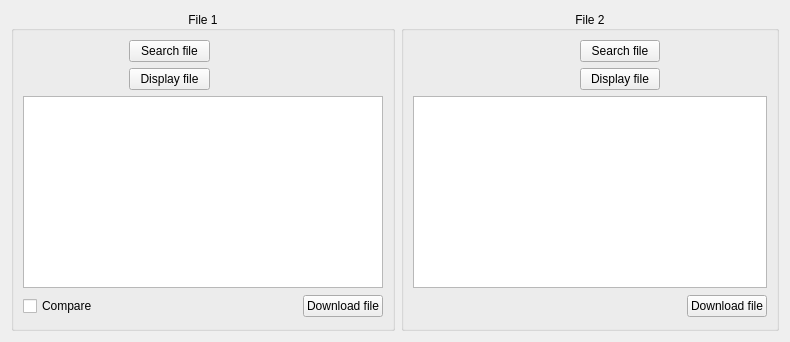
      <widget class="QWidget" name="tab_2">
       <attribute name="title">
        <string>Search</string>
       </attribute>
       <layout class="QGridLayout" name="gridLayout_4">
        <item row="0" column="1">
         <widget class="QGroupBox" name="file2Group">
          <property name="title">
           <string>File 2</string>
          </property>
          <property name="alignment">
           <set>Qt::AlignCenter</set>
          </property>
          <layout class="QGridLayout" name="gridLayout_6">
           <item row="0" column="0">
            <spacer name="horizontalSpacer_7">
             <property name="orientation">
              <enum>Qt::Horizontal</enum>
             </property>
             <property name="sizeType">
              <enum>QSizePolicy::Maximum</enum>
             </property>
             <property name="sizeHint" stdset="0">
              <size>
               <width>161</width>
               <height>20</height>
              </size>
             </property>
            </spacer>
           </item>
           <item row="0" column="1">
            <widget class="QPushButton" name="pushButton_2">
             <property name="text">
              <string>Search file</string>
             </property>
            </widget>
           </item>
           <item row="0" column="2" colspan="2">
            <spacer name="horizontalSpacer_8">
             <property name="orientation">
              <enum>Qt::Horizontal</enum>
             </property>
             <property name="sizeType">
              <enum>QSizePolicy::Maximum</enum>
             </property>
             <property name="sizeHint" stdset="0">
              <size>
               <width>97</width>
               <height>20</height>
              </size>
             </property>
            </spacer>
           </item>
           <item row="1" column="0">
            <spacer name="horizontalSpacer_9">
             <property name="orientation">
              <enum>Qt::Horizontal</enum>
             </property>
             <property name="sizeType">
              <enum>QSizePolicy::Maximum</enum>
             </property>
             <property name="sizeHint" stdset="0">
              <size>
               <width>161</width>
               <height>20</height>
              </size>
             </property>
            </spacer>
           </item>
           <item row="1" column="1">
            <widget class="QPushButton" name="pushButton_4">
             <property name="text">
              <string>Display file</string>
             </property>
            </widget>
           </item>
           <item row="1" column="2" colspan="2">
            <spacer name="horizontalSpacer_10">
             <property name="orientation">
              <enum>Qt::Horizontal</enum>
             </property>
             <property name="sizeType">
              <enum>QSizePolicy::Maximum</enum>
             </property>
             <property name="sizeHint" stdset="0">
              <size>
               <width>97</width>
               <height>20</height>
              </size>
             </property>
            </spacer>
           </item>
           <item row="2" column="0" colspan="4">
            <widget class="QTextEdit" name="file2Text">
             <property name="readOnly">
              <bool>true</bool>
             </property>
            </widget>
           </item>
           <item row="3" column="0" colspan="3">
            <spacer name="horizontalSpacer">
             <property name="orientation">
              <enum>Qt::Horizontal</enum>
             </property>
             <property name="sizeType">
              <enum>QSizePolicy::Ignored</enum>
             </property>
             <property name="sizeHint" stdset="0">
              <size>
               <width>268</width>
               <height>25</height>
              </size>
             </property>
            </spacer>
           </item>
           <item row="3" column="3">
            <widget class="QPushButton" name="pushButton_6">
             <property name="text">
              <string>Download file</string>
             </property>
            </widget>
           </item>
          </layout>
         </widget>
        </item>
        <item row="0" column="0">
         <widget class="QGroupBox" name="groupBox_4">
          <property name="title">
           <string>File 1</string>
          </property>
          <property name="alignment">
           <set>Qt::AlignCenter</set>
          </property>
          <layout class="QGridLayout" name="gridLayout_5">
           <item row="0" column="0">
            <spacer name="horizontalSpacer_3">
             <property name="orientation">
              <enum>Qt::Horizontal</enum>
             </property>
             <property name="sizeType">
              <enum>QSizePolicy::Maximum</enum>
             </property>
             <property name="sizeHint" stdset="0">
              <size>
               <width>100</width>
               <height>20</height>
              </size>
             </property>
            </spacer>
           </item>
           <item row="0" column="1">
            <widget class="QPushButton" name="pushButton">
             <property name="text">
              <string>Search file</string>
             </property>
            </widget>
           </item>
           <item row="0" column="2" colspan="2">
            <spacer name="horizontalSpacer_5">
             <property name="orientation">
              <enum>Qt::Horizontal</enum>
             </property>
             <property name="sizeType">
              <enum>QSizePolicy::Maximum</enum>
             </property>
             <property name="sizeHint" stdset="0">
              <size>
               <width>158</width>
               <height>20</height>
              </size>
             </property>
            </spacer>
           </item>
           <item row="1" column="0">
            <spacer name="horizontalSpacer_4">
             <property name="orientation">
              <enum>Qt::Horizontal</enum>
             </property>
             <property name="sizeType">
              <enum>QSizePolicy::Maximum</enum>
             </property>
             <property name="sizeHint" stdset="0">
              <size>
               <width>100</width>
               <height>20</height>
              </size>
             </property>
            </spacer>
           </item>
           <item row="1" column="1">
            <widget class="QPushButton" name="pushButton_3">
             <property name="text">
              <string>Display file</string>
             </property>
            </widget>
           </item>
           <item row="1" column="2" colspan="2">
            <spacer name="horizontalSpacer_6">
             <property name="orientation">
              <enum>Qt::Horizontal</enum>
             </property>
             <property name="sizeType">
              <enum>QSizePolicy::Maximum</enum>
             </property>
             <property name="sizeHint" stdset="0">
              <size>
               <width>158</width>
               <height>20</height>
              </size>
             </property>
            </spacer>
           </item>
           <item row="2" column="0" colspan="4">
            <widget class="QTextEdit" name="file1Text">
             <property name="readOnly">
              <bool>true</bool>
             </property>
            </widget>
           </item>
           <item row="3" column="0">
            <widget class="QCheckBox" name="compareCheckBox">
             <property name="text">
              <string>Compare</string>
             </property>
            </widget>
           </item>
           <item row="3" column="3">
            <widget class="QPushButton" name="downloadF1Button">
             <property name="text">
              <string>Download file</string>
             </property>
            </widget>
           </item>
           <item row="3" column="1" colspan="2">
            <spacer name="horizontalSpacer_2">
             <property name="orientation">
              <enum>Qt::Horizontal</enum>
             </property>
             <property name="sizeType">
              <enum>QSizePolicy::Minimum</enum>
             </property>
             <property name="sizeHint" stdset="0">
              <size>
               <width>168</width>
               <height>25</height>
              </size>
             </property>
            </spacer>
           </item>
          </layout>
         </widget>
        </item>
       </layout>
      </widget>
